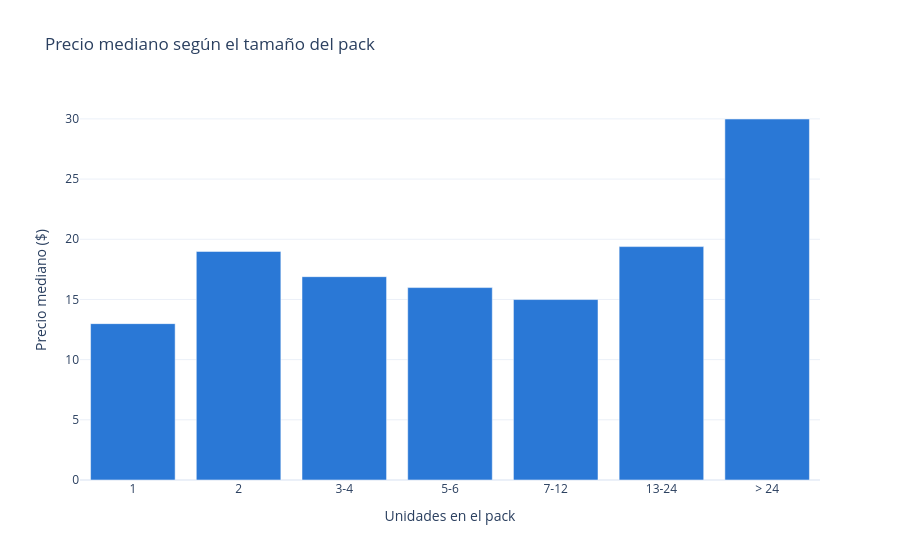

Here is the notebook cell this chart was saved with:
### Markdown cell above
- El tipo de producto marca el nivel de precio: el kilo va de unos $8 en conservas a $71 en café y té.
- La cantidad sube el precio, pero no de forma proporcional: de menos de 100 g a más de 5 kg el precio se multiplica por 2,6 y el precio por kg baja de $175 a $2,75. Por eso el modelo usa el log de la cantidad junto con el tipo de producto.
- `Value` ya es la cantidad total del pack, no hay que multiplicarla por el número de unidades.

### Code cell
orden_pack = ["1", "2", "3-4", "5-6", "7-12", "13-24", "> 24"]
df["pack_bucket"] = pd.cut(df["pack_count"], [0, 1, 2, 4, 6, 12, 24, np.inf], labels=orden_pack)
pack = df.groupby("pack_bucket", observed=True)["price"].agg(["size", "median"])
fig = px.bar(x=pack.index.astype(str), y=pack["median"], labels={"x": "Unidades en el pack", "y": "Precio mediano ($)"},
             title="Precio mediano según el tamaño del pack", color_discrete_sequence=[AZUL])
fig.show()

### Figure 1 — Plotly figure (JSON) as saved in the notebook; plotly's stock layout.template omitted (floating-point values rounded to 4 significant figures)
{"data": [{"hovertemplate": "Unidades en el pack=%{x}<br>Precio mediano ($)=%{y}<extra></extra>", "legendgroup": "", "marker": {"color": "#2a78d6", "pattern": {"shape": ""}}, "name": "", "orientation": "v", "showlegend": false, "textposition": "auto", "type": "bar", "x": ["1", "2", "3-4", "5-6", "7-12", "13-24", "> 24"], "xaxis": "x", "y": [12.99, 18.99, 16.89, 15.98, 14.99, 19.39, 29.99], "yaxis": "y"}], "layout": {"barmode": "relative", "legend": {"tracegroupgap": 0}, "title": {"text": "Precio mediano según el tamaño del pack"}, "xaxis": {"anchor": "y", "domain": [0.0, 1.0], "title": {"text": "Unidades en el pack"}}, "yaxis": {"anchor": "x", "domain": [0.0, 1.0], "title": {"text": "Precio mediano ($)"}}}}
